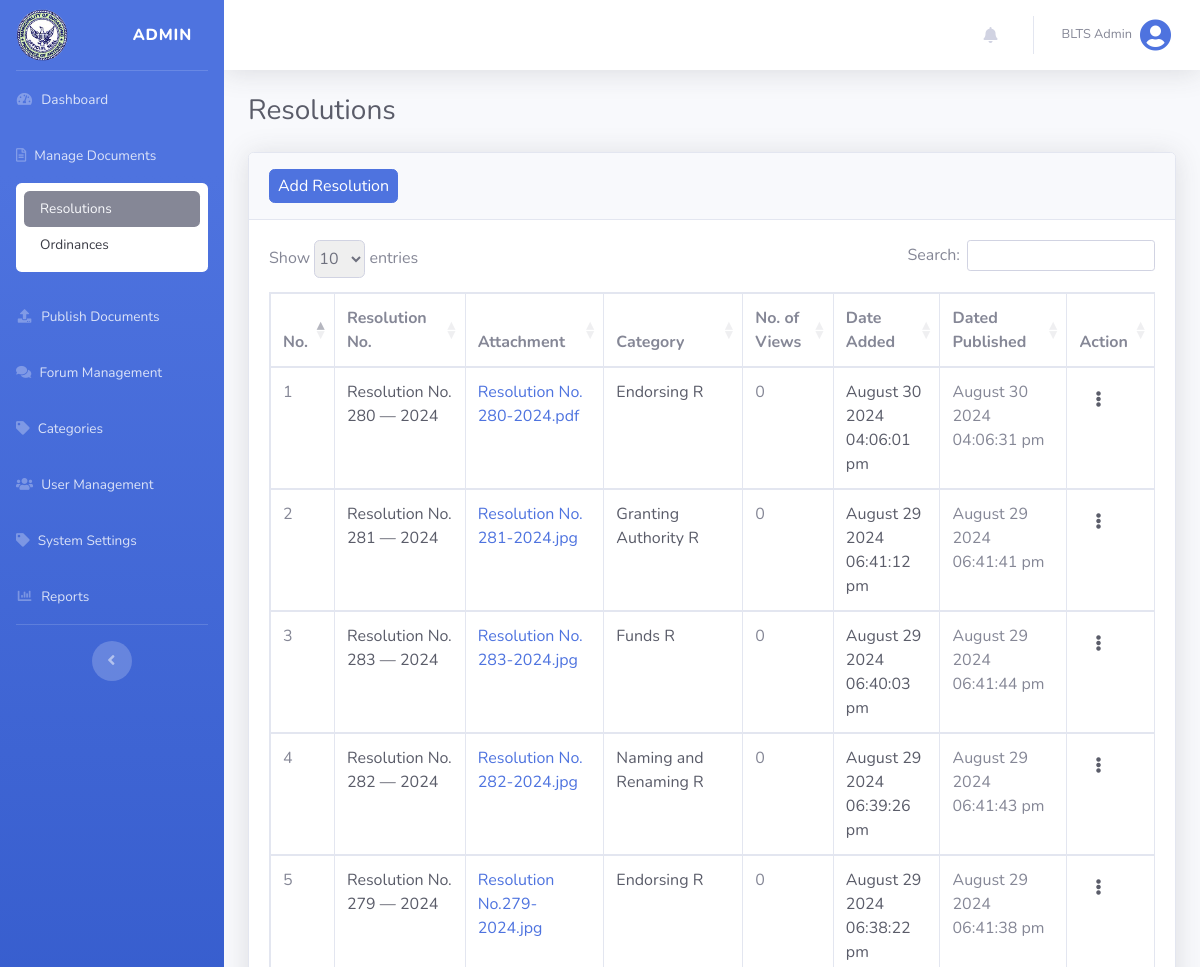
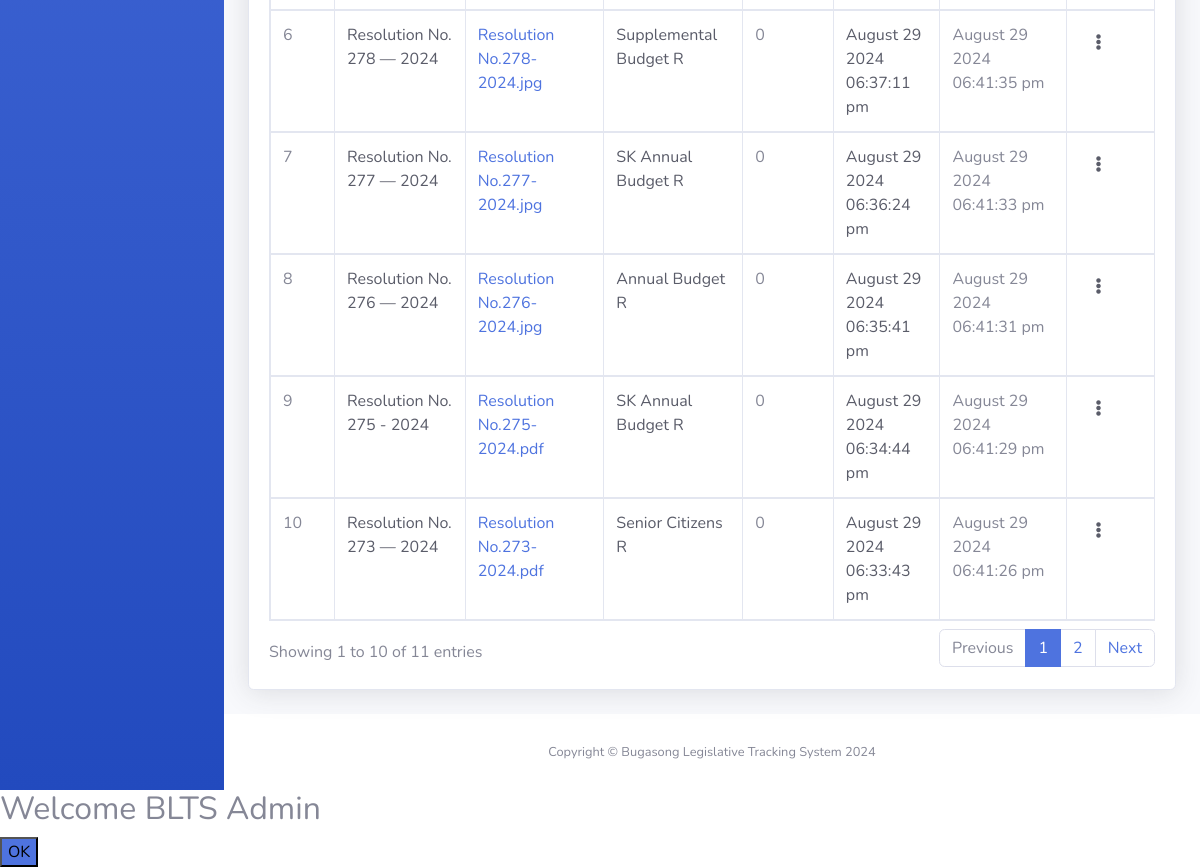
/views/admin_resolution.php?manage (signed in), run on an earlier commit of the app's database (2 pictures, top to bottom).
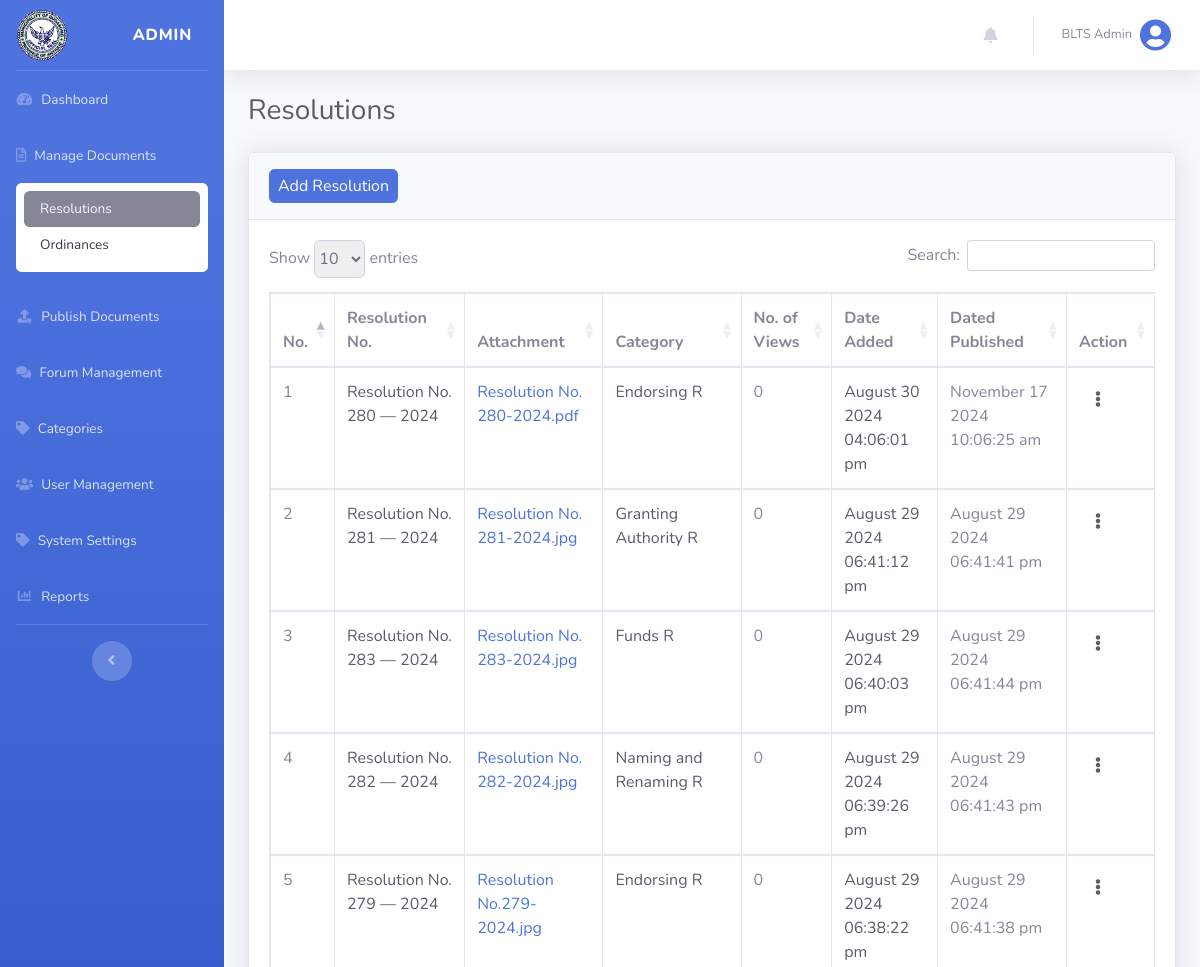
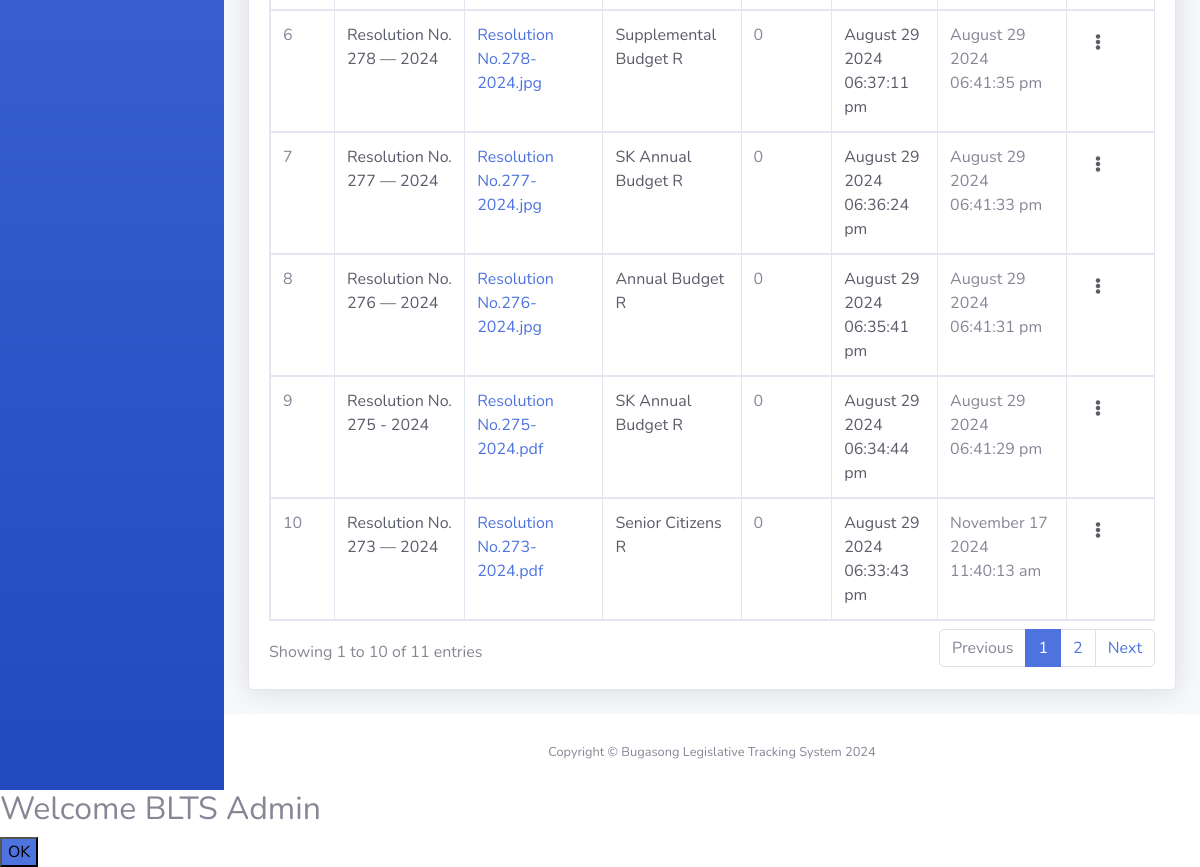
And on a later commit of the database (2 pictures, top to bottom).
### tables this page shows
CREATE TABLE `resolutions` (
  `resolution_id` int(255) NOT NULL,
  `user_id` int(255) NOT NULL,
  `resolution_cat_id` int(255) NOT NULL,
  `title` longtext NOT NULL,
  `resolutionNo` varchar(255) NOT NULL,
  `whereasClauses` longtext NOT NULL,
  `resolvingClauses` longtext NOT NULL,
  `optionalClauses` longtext NOT NULL,
  `approvalDetails` longtext NOT NULL,
  `file` varchar(255) NOT NULL,
  `date_added` datetime NOT NULL DEFAULT current_timestamp(),
  `date_publish` datetime(6) DEFAULT NULL,
  `status` int(255) NOT NULL DEFAULT 0
);

CREATE TABLE `resolution_cat` (
  `resolution_cat_id` int(255) NOT NULL,
  `resolution_category_name` varchar(255) NOT NULL,
  `date_added` datetime NOT NULL DEFAULT current_timestamp()
);

### config/functions.php (called while the page is built, shortened)
<?php
function isAdmin()
{
    return isset($_SESSION['user_type']) && $_SESSION['user_type'] === 'admin';
}
function getAllResolutionsDesc($limit)
{
    return findAll('resolutions', 'resolution_id', 'DESC', $limit);
}
function getResolutionCatByID($id)
{
    return find('resolution_cat', ['resolution_cat_id' => $id]);
}
function getResolutionViewCount($resolution_id)
{
    global $conn;
    $query = "
        SELECT
            o.resolution_id,
            COUNT(dv.document_id) AS view_count
        FROM
            resolutions o
        LEFT JOIN
            document_views dv
        ON
            o.resolution_id = dv.document_id
        WHERE
            o.resolution_id = ?
        GROUP BY
            o.resolution_id;
    ";
    $stmt = mysqli_prepare($conn, $query);
    mysqli_stmt_bind_param($stmt, "i", $resolution_id);
    mysqli_stmt_execute($stmt);
    $result = mysqli_stmt_get_result($stmt);
    $row = mysqli_fetch_assoc($result);
    if ($row) {
        return $row['view_count'];
    } else {
        return 0;
    }
}
function get_filename($file)
{
    $file = basename($file);
    return $file;
}

### config/database.php (called while the page is built, shortened)
<?php
$host = "localhost";
$username = "root";
$password = "";
$database = "blts";
$conn = mysqli_connect($host, $username, $password, $database);
function find($table, $conditions)
{
    global $conn;
    $sql = "SELECT * FROM $table WHERE ";
    $params = [];
    foreach ($conditions as $column => $value) {
        $sql .= "$column = ? AND ";
        $params[] = $value;
    }
    $sql = substr($sql, 0, -4);
    $stmt = mysqli_prepare($conn, $sql);
    $types = str_repeat("s", count($params));
    $stmt->bind_param($types, ...$params);
    $stmt->execute();
    $result = $stmt->get_result();
    return $result->fetch_assoc();
}
function findAll($table, $orderBy = null, $direction = 'ASC', $limit = null)
{
    global $conn;
    $sql = "SELECT * FROM $table";
    if ($orderBy === 'RAND()') {
        $sql .= " ORDER BY RAND()";
    } elseif ($orderBy) {
        $sql .= " ORDER BY $orderBy $direction";
    }
    $result = mysqli_query($conn, $sql);
    return mysqli_fetch_all($result, MYSQLI_ASSOC);
}

### views/admin_resolution.php (the view, shortened to what the changed rows need)
<?php
@include('header.php');
?>
<div id="content-wrapper" class="d-flex flex-column">
    <div id="content">
        <?php if (isAdmin()): ?>
            <div class="container-fluid">
                <div class="d-sm-flex align-items-center justify-content-between mb-4">
                    <h1 class="h3 mb-0 text-gray-800">Resolutions</h1>
                </div>
                <div class="card shadow mb-4">
                    <div class="card-body">
                        <div class="table-responsive">
                            <table class="table table-bordered" id="dataTable1" width="100%" cellspacing="0">
                                <thead>
                                    <tr>
                                        <th>No.</th>
                                        <th>Resolution No.</th>
                                        <th>Attachment</th>
                                        <th>Category</th>
                                        <th>No. of Views</th>
                                        <th>Date Added</th>
                                        <th>Dated Published</th>
                                        <th><?php if (isset($_GET['publish'])): ?>Status<?php endif; ?><?php if (isset($_GET['manage'])): ?>Action<?php endif; ?>
                                        </th>
                                    </tr>
                                </thead>
                                <tbody>
                                    <?php $count = 1; ?>
                                    <?php foreach (getAllResolutionsDesc(null) as $resolution): ?>
                                        <tr>
                                            <td><?php echo $count++; ?></td>
                                            <td class="text-gray-800"><?php echo $resolution['resolutionNo']; ?></td>
                                            <td class="text-gray-800"><a href="<?php echo $resolution['file']; ?>"
                                                    target="_blanks"><?php echo get_filename($resolution['file']); ?></a></td>
                                            <td class="text-gray-800">
                                                <?php echo isset(getResolutionCatByID($resolution['resolution_cat_id'])['resolution_category_name']) ? getResolutionCatByID($resolution['resolution_cat_id'])['resolution_category_name'] : ''; ?>
                                            </td>
                                            <td>
                                                <?php echo getResolutionViewCount($resolution['resolution_id']); ?>
                                            </td>
                                            <td class="text-gray-800">
                                                <?php echo date('F d Y h:i:s a', strtotime($resolution['date_added'])); ?>
                                            </td>
                                            <td><?php echo ($resolution['status'] == 1) ? date('F d Y h:i:s a', strtotime($resolution['date_publish'])) : ''; ?>
                                            </td>
                                            <td>
                                                <?php if (isset($_GET['manage'])): ?>
                                                    <a class="nav-link" href="#" id="actionDropdownMenu" role="button"
                                                        data-toggle="dropdown" aria-haspopup="true" aria-expanded="false">
                                                        <i class="fa fa-ellipsis-v text-dark"></i>
                                                    </a>
                                                <?php endif; ?>
                                            </td>
                                        </tr>
                                    <?php endforeach; ?>
                                </tbody>
                            </table>
                        </div>
                    </div>
                </div>
            </div>
        <?php else:
            redirect('dashboard', ''); ?>
        <?php endif; ?>
    </div>
</div>
<?php
@include('footer.php');
?>

What changed in the data, as far as the page shows it:
changed resolutions: date_publish "August 30 2024 04:06:31 pm" → "November 17 2024 10:06:25 am"
changed resolutions "Senior Citizens R": date_publish "August 29 2024 06:41:26 pm" → "November 17 2024 11:40:13 am"
